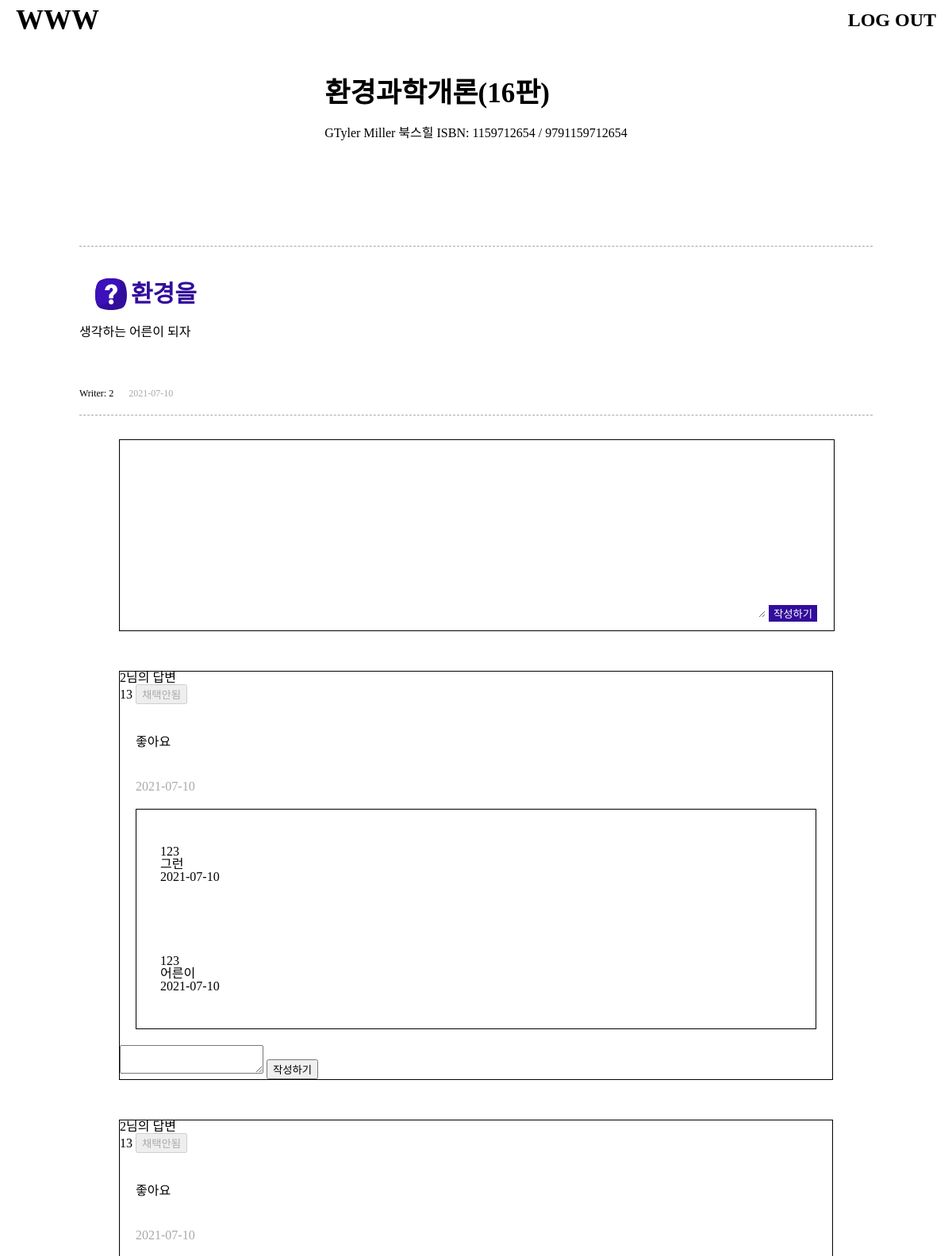
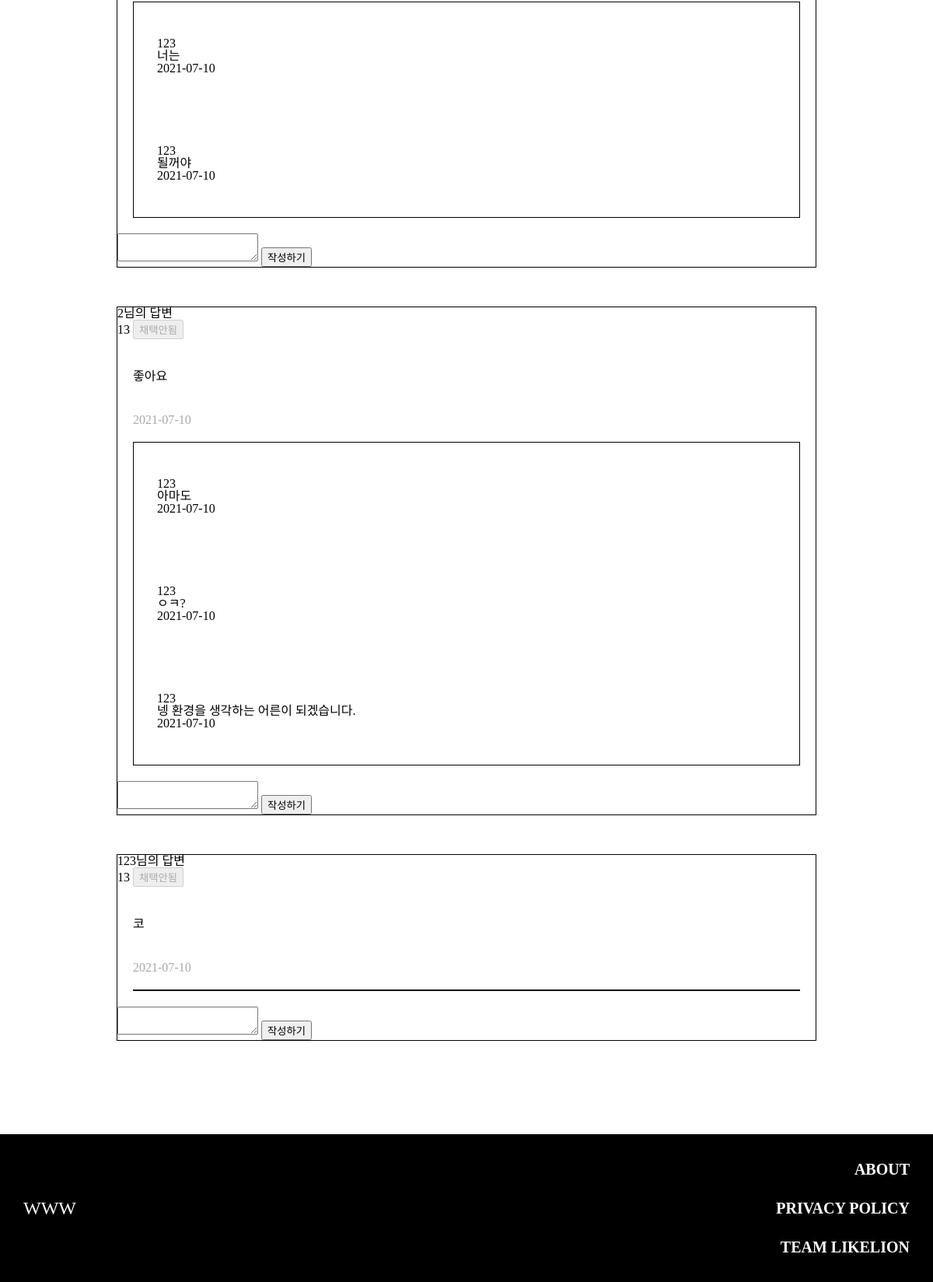
Page /qna/detail_back/24 (signed in) on the committed database (2 pictures, top to bottom).
### qna/models.py (models this page shows, shortened)
class Book(models.Model):
    isbn = CharField(max_length=100)
    title = CharField(max_length=255)
    author = CharField(max_length=100)
    publisher = CharField(max_length=255)
    imageUrl = CharField(max_length=500, null=True)

class Qna(models.Model):
    room = ForeignKey(Room, on_delete=CASCADE)
    title = CharField(max_length=500)
    writer = ForeignKey(Profile, on_delete=CASCADE)
    content = TextField()
    isfile = BooleanField(default=False)
    pubdate = DateTimeField(auto_now_add=True)
    chapter = IntegerField()
    page = IntegerField()
    qnum = CharField(max_length=100, null=True)
    selected = BooleanField(default=False)

class Comment(models.Model):
    qna = ForeignKey(Qna, on_delete=CASCADE, null=True)
    writer = ForeignKey(Profile, on_delete=CASCADE)
    content = TextField()
    isfile = BooleanField(default=False)
    pubdate = DateTimeField(auto_now_add=True)
    parent = IntegerField()
    depth = IntegerField(default=1)
    selected = BooleanField(default=False)

### account/models.py (models this page shows, shortened)
class Profile(models.Model):
    user = OneToOneField(User, on_delete=models.CASCADE)
    point = IntegerField(default=0)
    nickname = CharField(max_length=45)

### qna/views.py (the view)
# urls.py: path('detail_back/<int:qna_id>', detail_back, name="detail_back"),
def detail_back(request, qna_id):
    qna = Qna.objects.get(id=qna_id)
    comments = Comment.objects.filter(qna = qna, parent = 0)
    replydict = {}
    for comment in comments:
        replylist = []
        replies = Comment.objects.filter(parent = comment.id)
        for reply in replies:
            replylist.append(reply)
        replydict[str(comment.id)] = replylist
    book = Book.objects.get(id = qna.room.book.id)
    profile = Profile.objects.get(user=request.user)
    if(qna.isfile):
        files = File.objects.filter(qna = qna, profile = profile)
    else:
        files = None
    return render(request, 'detail_back.html', {'qna': qna, "book": book, "files":files, "comments":comments, "replydict":replydict.items()})

### qna/templates/detail_back.html (shortened to what this page needs)
{% extends 'base.html' %}
{% load static %}
{% block style %}
<link rel="stylesheet" type="text/css" href="{% static 'css/detail.css' %}">
{% endblock %}
{% block content %}
    <header class="book-info-wrap">
        <div class="book-info-content">
            <div class="book-title">{{book.title}}</div>
            <div>
                <span>{{book.author}} </span>
                <span>{{book.publisher}} </span>
                <span>ISBN: {{book.isbn}} </span>
            </div>
        </div>
    </header>
    <article class="question-wrap">
        <div class="qna-header">
            <img class="question-mark" />
            <h3 class="qna-title">{{qna.title}}</h3>
        </div>
        <div class="question-content">{{qna.content}}</div>
        <div class="writer-wrap">
            <span class="qna-writer">Writer: {{qna.writer.nickname}}</span>
            <span class="qna-date">{{qna.pubdate | date:"Y-m-d"}}</span>
        </div>
    </article>
    <article class="reply-wrap">
        <div class="item-wrap">
            <div class="write-wrap">
                <textarea id="comment"></textarea>
                <button type="button" id="comment-btn">작성하기</button>
            </div>
            <div class="comment-wrap">
                {% for comment in comments%}
                    <div class="big-big-comment">
                        <h3>{{comment.writer.nickname}}님의 답변</h3>
                        <div class="is-selected">
                            {% if comment.selected %}
                                <button class="select-btn" disabled>채택됨</button>
                            {% else %}
                                {{qna.writer.user.id}}
                                {% if qna.selected %}
                                    <button class="select-btn" disabled>채택안됨</button>
                                {% elif qna.writer.user.id == request.user.id %}
                                    <button class="select-btn" value="{{comment.id}}" onclick="location.href='{% url 'selected' comment.id%}'">채택안됨</button>
                                {% else %}
                                    <button class="select-btn" disabled>채택안됨</button>
                                {% endif %}
                            {% endif %}
                        </div>
                        <div class="comment-wrap">
                            <div class="comment-content">{{comment.content}}</div>
                            <span class="comment-pubdate">{{comment.pubdate| date:"Y-m-d"}}</span>
                        </div>
                        <div class="small-comment">
                            <div class="reply-section{{comment.id}}">
                                {% for replylist, replies in replydict %}
                                    {% if comment.id|stringformat:"i" == replylist %}
                                        {% for reply in replies %}
                                        <div class="reply-item">
                                            <div>{{reply.writer.nickname}}</div>
                                            <div>{{reply.content}}</div>
                                            <span>{{reply.pubdate| date:"Y-m-d"}}</span>
                                        </div>
                                        {% endfor %}
                                    {% endif %}
                                {% endfor %}
                            </div>
                        </div>
                        <div>
                            <textarea id="reply{{comment.id}}"></textarea>
                            <button type="button" class="reply-btn" value='{{comment.id}}'>작성하기</button>
                        </div>
                    </div>
                {% endfor %}
            </div>
        </div>
    </article>
{% endblock %}

### hackathon/static/css/base.css (style rules this page uses)
html, body, div, span, applet, object, iframe, h1, h2, h3, h4, h5, h6, p, blockquote, pre, a, abbr, acronym, address, big, cite, code, del, dfn, em, img, ins, kbd, q, s, samp, small, strike, strong, sub, sup, tt, var, b, u, i, center, dl, dt, dd, ol, ul, li, fieldset, form, label, legend, table, caption, tbody, tfoot, thead, tr, th, td, article, aside, canvas, details, embed, figure, figcaption, footer, header, hgroup, menu, nav, output, ruby, section, summary, time, mark, audio, video { margin: 0; padding: 0; border: 0; font-size: 100%; font: inherit; vertical-align: baseline; }
article, aside, details, figcaption, figure, footer, header, hgroup, menu, nav, section { display: block; }
body { line-height: 1; }
body { font-family: 'Noto Sans KR'; }

### qna/static/css/detail.css (style rules this page uses)
.book-info-wrap { display: flex; flex-direction: row; justify-content: center; padding-bottom: 30px; }
.book-info-content { display: flex; flex-direction: column; justify-content: flex-start; }
.book-info-content div { margin: 0px 15px 25px; }
.book-title { font-size: 35px; font-weight: bold; margin-top: 0px; }
.question-wrap { padding: 20px 0px; border-top: 0.8px dashed #A9A9A9; border-bottom: 0.8px dashed #A9A9A9; }
.qna-header { padding: 20px; display: flex; flex-direction: row; }
.qna-title { font-size: 30px; font-weight: bold; color: #320D9C; display: inline-block; padding: 5px; }
.question-mark { display: inline-block; height: 40px; width: 40px; }
.question-content { width: 100%; padding-bottom: 60px; }
.writer-wrap span { font-size: 12px; margin-right: 15px; }
.qna-date { color: #A9A9A9; }
.reply-wrap { display: flex; flex-direction: row; justify-content: center; }
.item-wrap { width: 90%; margin: 20px; }
.write-wrap { margin: 10px 0px; padding: 20px 0px; width: 100%; border: solid 1px black; height: 200px; }
.write-wrap textarea { width: 90%; height: 100%; border: none; }
.write-wrap button { background-color: #320D9C; border: none; color: white; }
.big-big-comment { border: 1px solid black; margin: 50px 0px; }
.is-selected { display: inline; }
.comment-wrap { width: 100%; }
.comment-content { padding: 20px; margin: 20px 0px; }
.comment-pubdate { color: #A9A9A9; padding: 20px; }
.small-comment { border: 1px solid black; margin: 20px; }
.reply-item { padding: 45px 30px; }

### rows in the picture
Book: title "환경과학개론(16판)", author "GTyler Miller", publisher "북스힐", isbn "1159712654 / 9791159712654"
Qna: title "환경을", content "생각하는 어른이 되자", writer.nickname "2", pubdate "2021-07-10", writer.user.id "13"
Comment: writer.nickname "2", content "좋아요", pubdate "2021-07-10"
Comment: writer.nickname "123", content "그런", pubdate "2021-07-10"
Comment: writer.nickname "123", content "어른이", pubdate "2021-07-10"
Comment: writer.nickname "2", content "좋아요", pubdate "2021-07-10"
Comment: writer.nickname "123", content "너는", pubdate "2021-07-10"
Comment: writer.nickname "123", content "될꺼야", pubdate "2021-07-10"
Comment: writer.nickname "2", content "좋아요", pubdate "2021-07-10"
Comment: writer.nickname "123", content "아마도", pubdate "2021-07-10"
Comment: writer.nickname "123", content "ㅇㅋ?", pubdate "2021-07-10"
Comment: writer.nickname "123", content "넹 환경을 생각하는 어른이 되겠습니다.", pubdate "2021-07-10"
Comment: writer.nickname "123", content "코", pubdate "2021-07-10"
